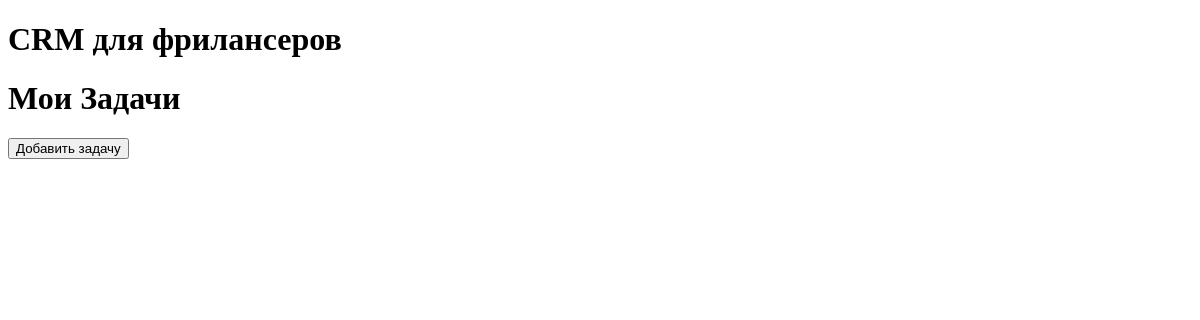
Before: / with the older database file.
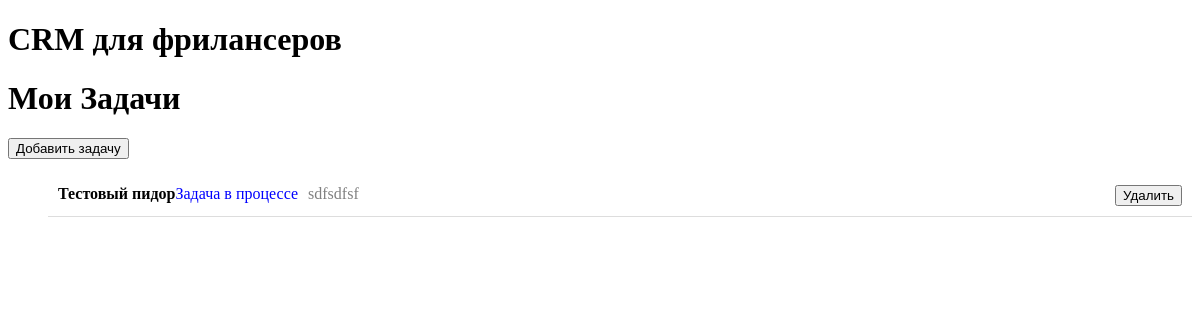
After: the same page with the newer database file.
### crm/models.py (models this page shows)
class Task(models.Model):
	TASK_CHOICES = [
		('not_started', 'Задача не начата'),
		('in_progress', 'Задача в процессе'),
		('completed', 'Задача завершена'),
		('on_hold', 'Задача приостановлена'),
		('blocked', 'Задача заблокирована'),
		('canceled', 'Задача отменена'),
		('waiting_for_review', 'Задача ожидает проверки или одобрения')
	]
	name = models.CharField(max_length=100, null=False, blank=False)
	description = models.CharField(max_length=350, null=True, blank=True)
	status = models.CharField(max_length=45, choices=TASK_CHOICES, null=False, blank=False)

### crm/views.py (the view)
# urls.py: 2. Add a URL to urlpatterns:  path('', views.home, name='home')
def home(request):
	form = TaskForm()
	tasks = Task.objects.all()
	return render(request, 'crm/home.html', {'form': form, 'tasks':tasks})

### crm/templates/crm/home.html (shortened to what this page needs)
{% extends "crm/base.html" %} {% load static %}
{% block content %}
<div class="container">
    <h1>Мои Задачи</h1>
    <button id="open-form-btn" class="btn btn-primary">Добавить задачу</button>
    <div class="tasks-container">
        <ul id="task-list">
            {% for task in tasks %}
                {% include 'crm/task_item.html' %}
            {% endfor %}
        </ul>
    </div>
</div>
{% endblock content %}

### crm/templates/crm/task_item.html
<li id="task-{{ task.id }}" class="task-item" data-task-id="{{ task.id }}" onclick="openTaskDetails({{ task.id }})">
	<span class="task-name">{{ task.name }}</span>
	<span class="task-status">{{ task.get_status_display }}</span>
	<span class="task-desc">{{ task.description|truncatechars:30 }}</span>
	<button class="delete-btn" data-task-id="{{ task.id }}" onclick="deleteTask(event, {{ task.id }})">Удалить</button>
</li>

Changed rows visible on the page:
added Task: name "Тестовый пидор", status "Задача в процессе", description "sdfsdfsf"
